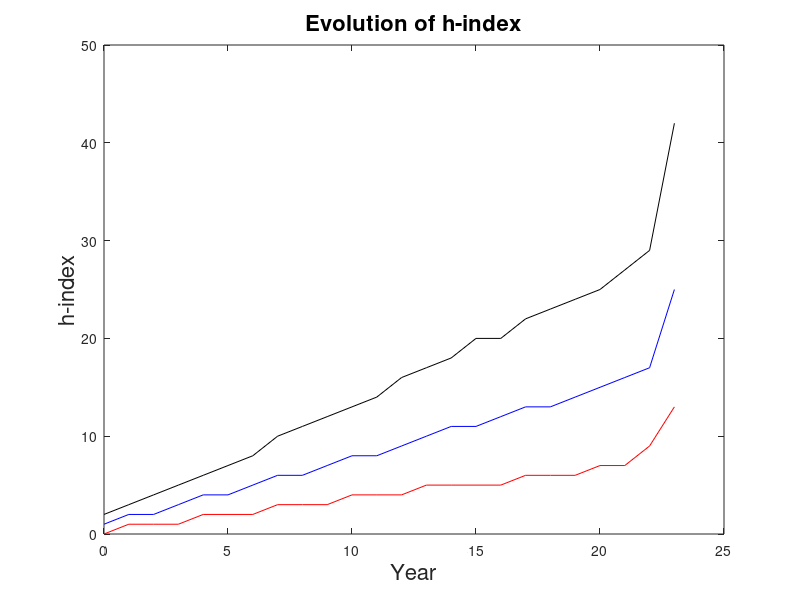

Reproduce this figure in MATLAB. (Note: this script raises an error after producing the figure.)
year = [0, 1, 2, 3, 4, 5, 6, 7, 8, 9, 10, 11, 12, 13, 14, 15, 16, 17, 18, 19, 20, 21, 22, 23]
result_20 = [0, 1, 1, 1, 2, 2, 2, 3, 3, 3, 4, 4, 4, 5, 5, 5, 5, 6, 6, 6, 7, 7, 9, 13]
result_50 = [1.0, 2.0, 2.0, 3.0, 4.0, 4.0, 5.0, 6.0, 6.0, 7.0, 8.0, 8.0, 9.0, 10.0, 11.0, 11.0, 12.0, 13.0, 13.0, 14.0, 15.0, 16.0, 17.0, 25.0]
result_80 = [2, 3, 4, 5, 6, 7, 8, 10, 11, 12, 13, 14, 16, 17, 18, 20, 20, 22, 23, 24, 25, 27, 29, 42]
figure;

plot(year, result_20, 'r', year, result_50, 'b', year, result_80, 'k');
title('Evolution of h-index', 'FontSize', 16);
xlabel('Year', 'FontSize', 16);
ylabel('h-index', 'FontSize', 16);
legend('20th', '50th', '80th', 4);

load gs_h_idx.txt


up_bound = max(gs_h_idx)/5;

cdf_h_idx =store_re(gs_h_idx);
pdf_h_idx =store_re_pdf(gs_h_idx);


%figure;
%plot(0:up_bound/1000:up_bound-up_bound/1000, cdf_h_idx)
figure;
plot(0:up_bound, cdf_h_idx(1:up_bound+1));hold on;
title('CDF', 'FontSize', 16);
xlabel('H-index', 'FontSize', 16);

figure;
plot(0:up_bound, pdf_h_idx(1:up_bound+1));hold on;
title('PDF', 'FontSize', 16);
xlabel('H-index', 'FontSize', 16);


fit_lambda = 0.5;
fit_value = [];
for i=0:999
    %fit_value = [fit_value geo_dist(fit_p, 
        %exp_dist(up_bound/1000*i, fit_lambda)]
end

%plot(0:up_bound/1000:up_bound-up_bound/1000, fit_lambda);hold on;

%fitdist(gs_h_idx, 'Gamma')